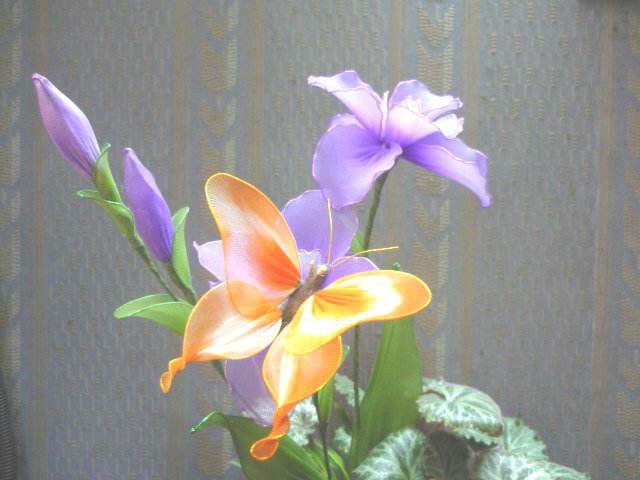
%> input picture datas/f4.jpg, 640 x 480 px
$ octave dip_02_threshold_index.m   (GNU Octave 9; MATLAB toolbox functions it lacks are replaced by stand-ins)
%> lines starting %> are read from the running program, lines starting %| are printed output that depends on the picture
clc;
clear;
img = imread('../../datas/f4.jpg');
%> img is the input picture: size 480x640x3 uint8; mean R, G, B 150.1, 147.8, 142.8
subplot(1,3,1)
imshow(img)
title('Source Image');
threshold = 150;

img(img > threshold) = 255;
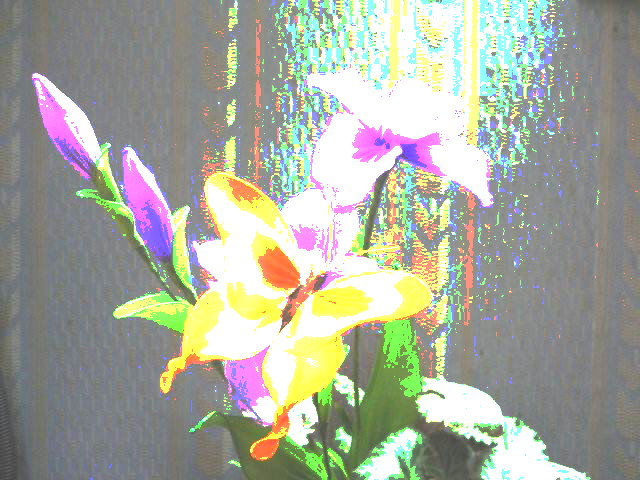
%> img: size 480x640x3 uint8; mean R, G, B 166.8, 169.6, 157.3
img(img <= threshold) = 0;
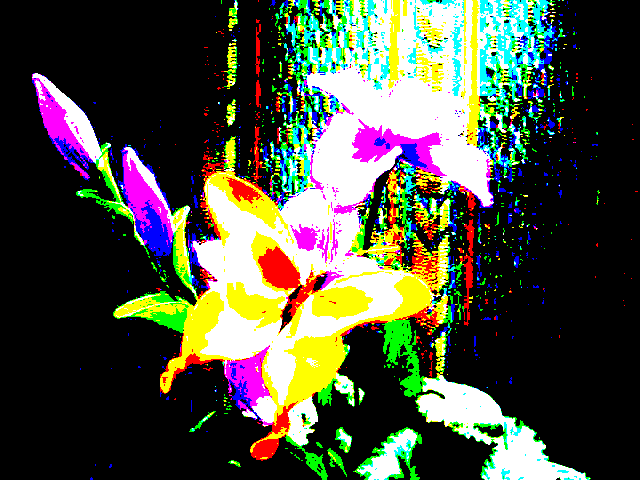
%> img: size 480x640x3 uint8; mean R, G, B 75.7, 79.3, 63.5

subplot(1,3,2)
imshow(img)
title('RGB Threshold');

% 转换成二值图像
img = logical(img);
%> img: size 480x640x3 logical
subplot(1,3,3)
imshow(img)
title('Binary Image');
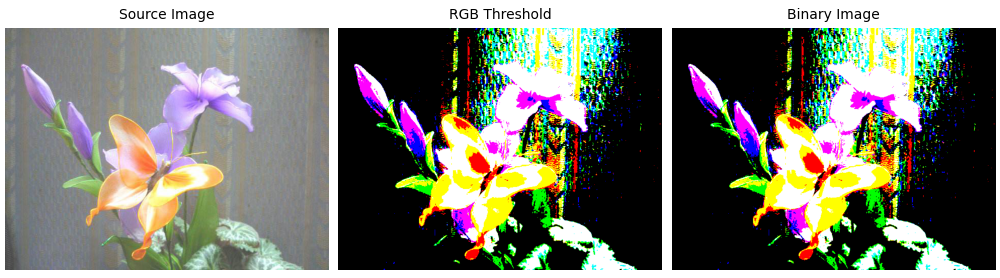
%> figure redrawn from the program's plot data, 3 panels

$ run again, with datas/f1.jpg copied over datas/f4.jpg
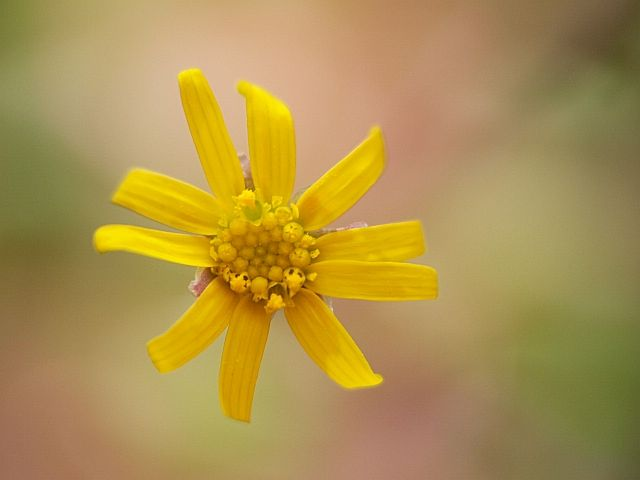
%> input picture datas/f1.jpg, 640 x 480 px
%> img is the input picture: size 480x640x3 uint8; mean R, G, B 173.2, 145.8, 78.8
%> `img(img <= threshold) = 0;`:
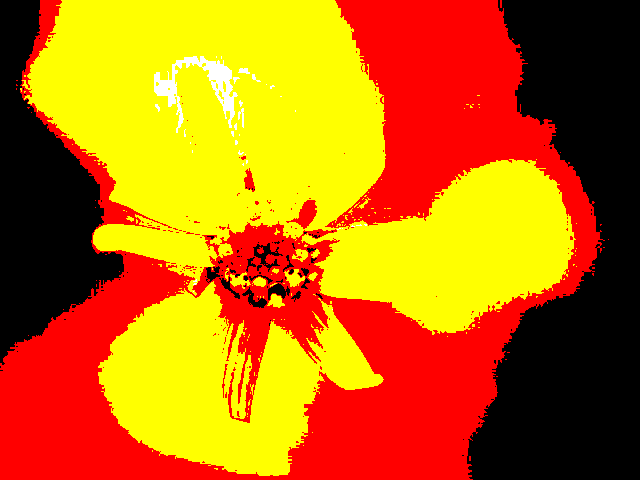
%> img: size 480x640x3 uint8; mean R, G, B 191.6, 108, 1.8
%> `title('Binary Image');`:
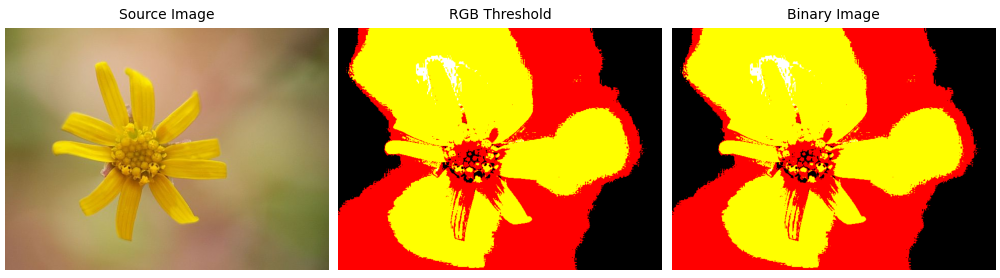
%> figure redrawn from the program's plot data, 3 panels

$ run again, with datas/f3.jpg copied over datas/f4.jpg
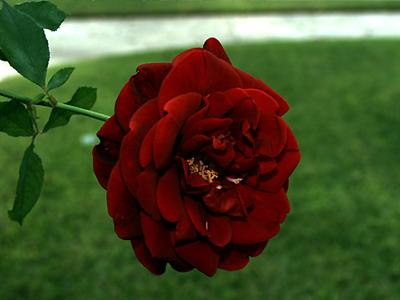
%> input picture datas/f3.jpg, 400 x 300 px
%> img is the input picture: size 300x400x3 uint8; mean R, G, B 72.4, 78.6, 41.2
%> `img(img <= threshold) = 0;`:
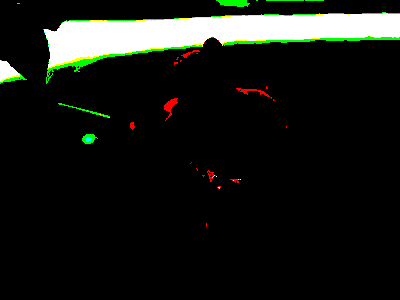
%> img: size 300x400x3 uint8; mean R, G, B 22.7, 25.3, 20.9
%> `title('Binary Image');`:
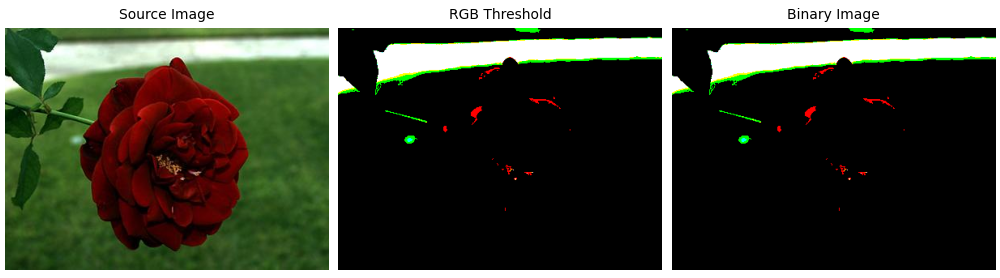
%> figure redrawn from the program's plot data, 3 panels
